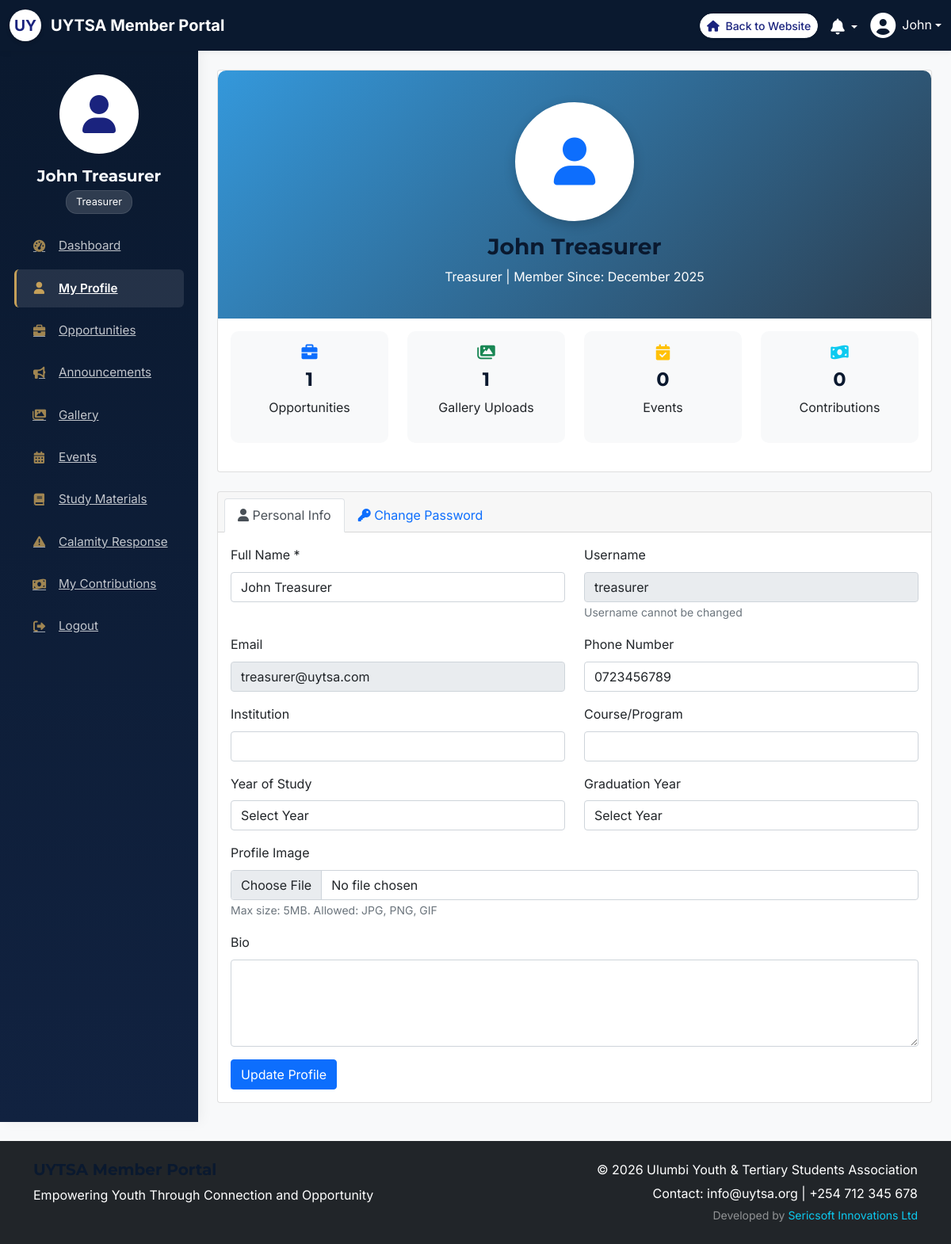
The app's page /user/profile.php (signed in) with its own data.
### tables this page shows
CREATE TABLE users (
    id INT PRIMARY KEY AUTO_INCREMENT,
    username VARCHAR(50) UNIQUE NOT NULL,
    email VARCHAR(100) UNIQUE NOT NULL,
    password VARCHAR(255) NOT NULL,
    full_name VARCHAR(100) NOT NULL,
    role ENUM('member', 'Patron', 'Chairperson', 'Vice_Chairperson', 'Secretary_General', 'Treasurer', 'Organizing_Secretary', 'Publicity_Officer', 'NextGen_Docket') DEFAULT 'member',
    phone VARCHAR(20),
    institution VARCHAR(100),
    course VARCHAR(100),
    year_of_study VARCHAR(20),
    graduation_year INT,
    profile_image VARCHAR(255),
    bio TEXT,
    status ENUM('active', 'inactive', 'alumni') DEFAULT 'active',
    is_approved TINYINT(1) DEFAULT 0,
    registration_date TIMESTAMP DEFAULT CURRENT_TIMESTAMP,
    last_login TIMESTAMP NULL,
    reset_token VARCHAR(255),
    reset_expiry TIMESTAMP NULL
);

### includes/functions.php (called while the page is built, shortened)
<?php
function getUserById($id) {
    $conn = getDBConnection();
    $stmt = $conn->prepare("SELECT * FROM users WHERE id = ?");
    $stmt->bind_param("i", $id);
    $stmt->execute();
    return $stmt->get_result()->fetch_assoc();
}
?>

### user/profile.php (the view, shortened to what this page needs)
<?php
require_once '../includes/functions.php';
$userId = $_SESSION['user_id'];
$user = getUserById($userId);
?>
<!DOCTYPE html>
<html lang="en">
<head>
    <link href="https://cdn.jsdelivr.net/npm/bootstrap@5.1.3/dist/css/bootstrap.min.css" rel="stylesheet">
    <link href="https://cdnjs.cloudflare.com/ajax/libs/font-awesome/6.0.0/css/all.min.css" rel="stylesheet">
    <link href="../assets/css/modern.css" rel="stylesheet">
    <link href="../assets/css/modern.css" rel="stylesheet">
    <link href="css/user.css" rel="stylesheet">
</head>
<body>
    <?php include 'header.php'; ?>
    <div class="dashboard-row">
            <?php include 'sidebar.php'; ?>
            <div class="dashboard-main-content">
                 <div class="p-4 w-100">
                <div class="card mb-4">
                    <div class="profile-header text-center">
                        <?php if (!empty($user['profile_image'])): ?>
                            <img src="../assets/uploads/profile/<?php echo $user['profile_image']; ?>"
                                 class="rounded-circle profile-image mb-3"
                                 alt="Profile Image">
                        <?php else: ?>
                            <div class="rounded-circle bg-white d-inline-flex align-items-center justify-content-center mb-3 profile-image">
                                <i class="fas fa-user text-primary" style="font-size: 60px;"></i>
                            </div>
                        <?php endif; ?>
                        <h3><?php echo htmlspecialchars($user['full_name']); ?></h3>
                        <p class="mb-0"><?php echo htmlspecialchars($user['role']); ?> | Member Since: <?php echo date('F Y', strtotime($user['registration_date'])); ?></p>
                    </div>
                    <div class="card-body">
                        <div class="row text-center">
                            <div class="col-md-3">
                                <div class="profile-stat">
                                    <h5><i class="fas fa-briefcase text-primary"></i></h5>
                                    <h4><?php
                                        $result = $conn->query("SELECT COUNT(*) as count FROM opportunities WHERE posted_by = $userId");
                                        echo $result->fetch_assoc()['count'];
                                    ?></h4>
                                    <p>Opportunities</p>
                                </div>
                            </div>
                            <div class="col-md-3">
                                <div class="profile-stat">
                                    <h5><i class="fas fa-images text-success"></i></h5>
                                    <h4><?php
                                        $result = $conn->query("SELECT COUNT(*) as count FROM gallery WHERE uploaded_by = $userId");
                                        echo $result->fetch_assoc()['count'];
                                    ?></h4>
                                    <p>Gallery Uploads</p>
                                </div>
                            </div>
                            <div class="col-md-3">
                                <div class="profile-stat">
                                    <h5><i class="fas fa-calendar-check text-warning"></i></h5>
                                    <h4><?php
                                        $result = $conn->query("SELECT COUNT(*) as count FROM event_registrations WHERE user_id = $userId");
                                        echo $result->fetch_assoc()['count'];
                                    ?></h4>
                                    <p>Events</p>
                                </div>
                            </div>
                            <div class="col-md-3">
                                <div class="profile-stat">
                                    <h5><i class="fas fa-money-bill-wave text-info"></i></h5>
                                    <h4><?php
                                        $result = $conn->query("SELECT COUNT(*) as count FROM finances WHERE member_id = $userId");
                                        echo $result->fetch_assoc()['count'];
                                    ?></h4>
                                    <p>Contributions</p>
                                </div>
                            </div>
                        </div>
                    </div>
                </div>
                <div class="card">
                    <div class="card-header">
                        <ul class="nav nav-tabs card-header-tabs" id="profileTabs" role="tablist">
                            <li class="nav-item" role="presentation">
                                <button class="nav-link active" id="info-tab" data-bs-toggle="tab" data-bs-target="#info" type="button">
                                    <i class="fas fa-user"></i> Personal Info
                                </button>
                            </li>
                            <li class="nav-item" role="presentation">
                                <button class="nav-link" id="password-tab" data-bs-toggle="tab" data-bs-target="#password" type="button">
                                    <i class="fas fa-key"></i> Change Password
                                </button>
                            </li>
                        </ul>
                    </div>
                    <div class="card-body">
                        <div class="tab-content" id="profileTabsContent">
                            <div class="tab-pane fade show active" id="info" role="tabpanel">
                                <form method="POST" enctype="multipart/form-data">
                                    <div class="row">
                                        <div class="col-md-6 mb-3">
                                            <label class="form-label">Full Name *</label>
                                            <input type="text" name="full_name" class="form-control" value="<?php echo htmlspecialchars($user['full_name']); ?>" required>
                                        </div>
                                        <div class="col-md-6 mb-3">
                                            <label class="form-label">Username</label>
                                            <input type="text" class="form-control" value="<?php echo htmlspecialchars($user['username']); ?>" disabled>
                                            <small class="text-muted">Username cannot be changed</small>
                                        </div>
                                    </div>
                                    <div class="row">
                                        <div class="col-md-6 mb-3">
                                            <label class="form-label">Email</label>
                                            <input type="email" class="form-control" value="<?php echo htmlspecialchars($user['email']); ?>" disabled>
                                        </div>
                                        <div class="col-md-6 mb-3">
                                            <label class="form-label">Phone Number</label>
                                            <input type="tel" name="phone" class="form-control" value="<?php echo htmlspecialchars($user['phone'] ?? ''); ?>">
                                        </div>
                                    </div>
                                    <div class="row">
                                        <div class="col-md-6 mb-3">
                                            <label class="form-label">Institution</label>
                                            <input type="text" name="institution" class="form-control" value="<?php echo htmlspecialchars($user['institution'] ?? ''); ?>">
                                        </div>
                                        <div class="col-md-6 mb-3">
                                            <label class="form-label">Course/Program</label>
                                            <input type="text" name="course" class="form-control" value="<?php echo htmlspecialchars($user['course'] ?? ''); ?>">
                                        </div>
                                    </div>
                                    <div class="row">
                                        <div class="col-md-6 mb-3">
                                            <label class="form-label">Year of Study</label>
                                            <select name="year_of_study" class="form-control">
                                                <option value="">Select Year</option>
                                            </select>
                                        </div>
                                        <div class="col-md-6 mb-3">
                                            <label class="form-label">Graduation Year</label>
                                            <select name="graduation_year" class="form-control">
                                                <option value="">Select Year</option>
                                            </select>
                                        </div>
                                    </div>
                                    <div class="mb-3">
                                        <label class="form-label">Profile Image</label>
                                        <input type="file" name="profile_image" class="form-control" accept="image/*">
                                        <small class="text-muted">Max size: 5MB. Allowed: JPG, PNG, GIF</small>
                                    </div>
                                    <div class="mb-3">
                                        <label class="form-label">Bio</label>
                                        <textarea name="bio" class="form-control" rows="4"><?php echo htmlspecialchars($user['bio'] ?? ''); ?></textarea>
                                    </div>
                                    <button type="submit" name="update_profile" class="btn btn-primary">Update Profile</button>
                                </form>
                            </div>
                        </div>
                    </div>
                </div>
            </div>
        </div>
    </div>
    <?php include 'footer.php'; ?>
</div></body>
</html>

### assets/css/modern.css (style rules this page uses)
:root { --corporate-navy: #0a192f; --corporate-blue: #112240; --corporate-accent: #c5a059; --corporate-accent-hover: #d4af37; --corporate-light: #f8f9fa; --corporate-dark: #212529; --corporate-gray: #8892b0; --corporate-border: #e2e8f0; --font-primary: 'Inter', sans-serif; --font-heading: 'Montserrat', sans-serif; --shadow-sm: 0 1px 2px 0 rgba(0, 0, 0, 0.05); --shadow-md: 0 4px 6px -1px rgba(0, 0, 0, 0.1), 0 2px 4px -1px rgba(0, 0, 0, 0.06); --shadow-lg: 0 10px 15px -3px rgba(0, 0, 0, 0.1), 0 4px 6px -2px rgba(0, 0, 0, 0.05); --shadow-premium: 0 20px 25px -5px rgba(0, 0, 0, 0.1), 0 10px 10px -5px rgba(0, 0, 0, 0.04); }
body { font-family: var(--font-primary); color: var(--corporate-dark); background-color: var(--corporate-light); line-height: 1.6; }
h1, h2, h3, h4, h5, h6 { font-family: var(--font-heading); font-weight: 700; color: var(--corporate-navy); }

### user/css/user.css (style rules this page uses)
:root { --sidebar-width: 250px; --primary-color: var(--corporate-navy); --secondary-color: var(--corporate-blue); --accent-color: var(--corporate-accent); }
body { background-color: var(--corporate-light); font-family: var(--font-primary); }
.dashboard-row { display: flex; }
.dashboard-main-content { width: calc(100% - var(--sidebar-width)); display: block; }

### user/profile.php (style rules this page uses)
.profile-header { background: linear-gradient(135deg, #3498db 0%, #2c3e50 100%); color: white; padding: 40px 0; border-radius: 10px 10px 0 0; }
.profile-image { width: 150px; height: 150px; border: 5px solid white; box-shadow: 0 5px 15px rgba(0,0,0,0.2); }
.profile-stat { text-align: center; padding: 15px; border-radius: 10px; background: #f8f9fa; margin-bottom: 20px; }

### records on screen
users: full_name "John Treasurer", role "Treasurer", registration_date "December 2025", username "treasurer", email "treasurer@uytsa.com", phone "0723456789"

### other values on screen
explode(' ', trim($_SESSION['full_name'] ?? ''))[0] "John"
$institution ?: $full_name "John Treasurer"
$role "Treasurer"
$result->fetch_assoc()['count'] "1"
$result->fetch_assoc()['count'] "0"
